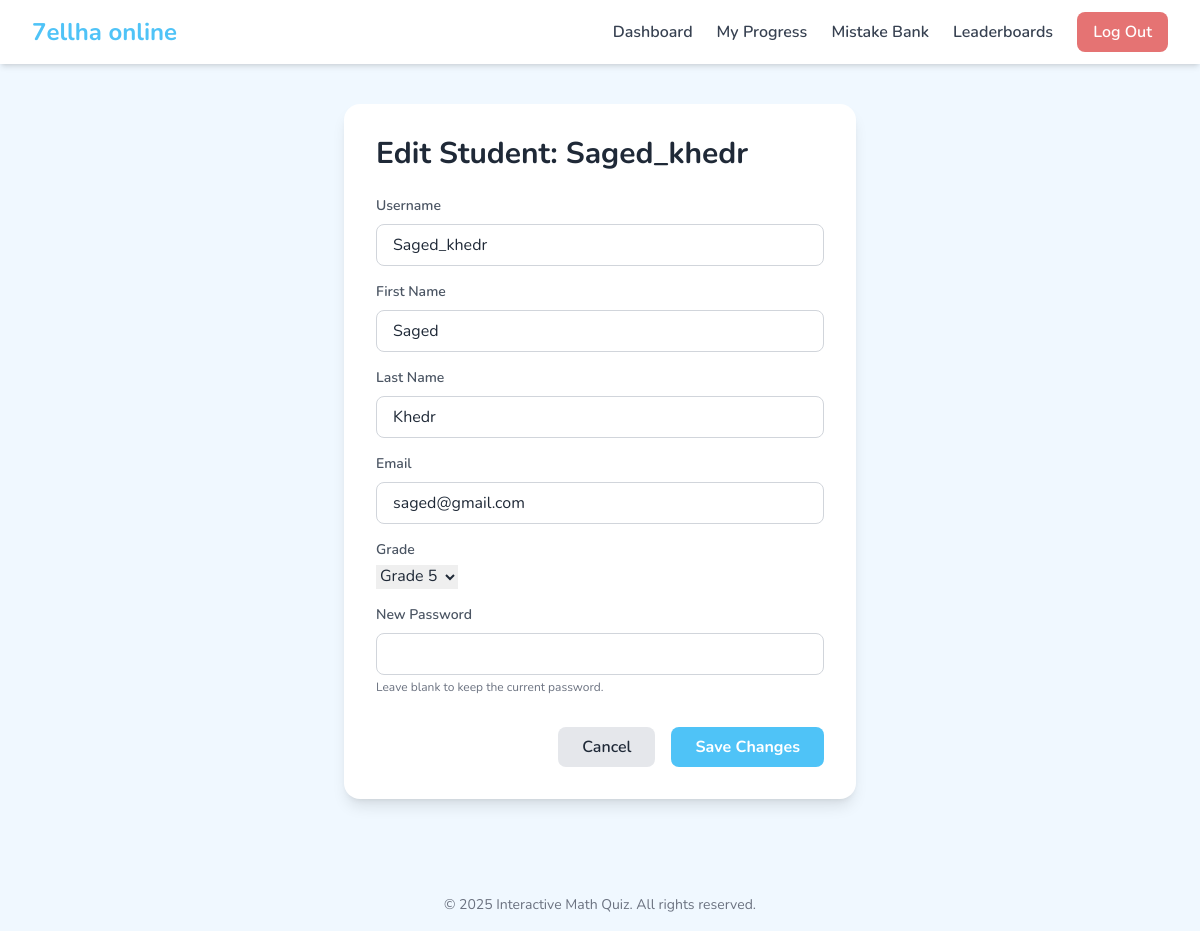
/management/students/14/edit/ (signed in), run on the app's committed database.
### apps/users/models.py (models this page shows, shortened)
class User(AbstractUser):
    class UserType(models.TextChoices):
        STUDENT = 'STUDENT', _('Student')
        ADMIN = 'ADMIN', _('Admin')
    user_type = models.CharField(
        _('User Type'),
        max_length=10,
        choices=UserType.choices,
        default=UserType.STUDENT
    )
    grade = models.ForeignKey(
        'academics.Grade',
        on_delete=models.SET_NULL,
        null=True,
        blank=True, # Admins won't have a grade, so this can be blank.
        related_name='students',
        verbose_name=_('Grade')
    )
    class Meta:
        verbose_name = _('User')
        verbose_name_plural = _('Users')

### apps/dashboard/views.py (the view)
# urls.py: path('students/<int:pk>/edit/', StudentUpdateView.as_view(), name='student_edit'),
class StudentUpdateView(AdminRequiredMixin, UpdateView):
    model = User
    form_class = AdminStudentUpdateForm
    template_name = 'dashboard/student_update_form.html'
    success_url = reverse_lazy('dashboard:user_list')
    def get_queryset(self):
        return User.objects.filter(user_type='STUDENT')

### apps/dashboard/forms.py (shortened to what this page needs)
class AdminStudentUpdateForm(forms.ModelForm):
    password = forms.CharField(widget=forms.PasswordInput, required=False, help_text="Leave blank to keep the current password.")
    class Meta:
        model = User
        fields = ['username', 'first_name', 'last_name', 'email', 'grade']

### apps/academics/models.py (called while the page is built)
    def __str__(self):
        return self.name

### apps/dashboard/views.py (called while the page is built)
def is_admin(user):
    return user.is_authenticated and user.user_type == 'ADMIN'

    def test_func(self):
        return is_admin(self.request.user)

### apps/core/templates/dashboard/student_update_form.html (shortened to what this page needs)
{% extends "base.html" %}
{% block content %}
<div class="max-w-lg mx-auto bg-white rounded-2xl shadow-lg p-8">
    <h1 class="text-3xl font-bold text-gray-800 mb-6">Edit Student: {{ form.instance.username }}</h1>
    <form method="post" novalidate>
        <div class="space-y-4">
            <div>
                <label for="id_username" class="text-sm font-semibold text-gray-600 block mb-1">Username</label>
                <input type="text" name="username" id="id_username" value="{{ form.username.value|default_if_none:'' }}" class="w-full px-4 py-2 mt-1 border border-gray-300 rounded-lg" required>
            </div>
            <div>
                <label for="id_first_name" class="text-sm font-semibold text-gray-600 block mb-1">First Name</label>
                <input type="text" name="first_name" id="id_first_name" value="{{ form.first_name.value|default_if_none:'' }}" class="w-full px-4 py-2 mt-1 border border-gray-300 rounded-lg">
            </div>
            <div>
                <label for="id_last_name" class="text-sm font-semibold text-gray-600 block mb-1">Last Name</label>
                <input type="text" name="last_name" id="id_last_name" value="{{ form.last_name.value|default_if_none:'' }}" class="w-full px-4 py-2 mt-1 border border-gray-300 rounded-lg">
            </div>
            <div>
                <label for="id_email" class="text-sm font-semibold text-gray-600 block mb-1">Email</label>
                <input type="email" name="email" id="id_email" value="{{ form.email.value|default_if_none:'' }}" class="w-full px-4 py-2 mt-1 border border-gray-300 rounded-lg">
            </div>
            <div>
                <label for="id_grade" class="text-sm font-semibold text-gray-600 block mb-1">Grade</label>
                {{ form.grade }}
            </div>
            <div>
                <label for="id_password" class="text-sm font-semibold text-gray-600 block mb-1">New Password</label>
                <input type="password" name="password" id="id_password" class="w-full px-4 py-2 mt-1 border border-gray-300 rounded-lg">
                {% if form.password.help_text %}<p class="text-xs text-gray-500 mt-1">{{ form.password.help_text }}</p>{% endif %}
            </div>
        </div>
        <div class="mt-8 flex justify-end space-x-4">
            <a href="{% url 'dashboard:user_list' %}" class="px-6 py-2 bg-gray-200 text-gray-800 font-semibold rounded-lg">Cancel</a>
            <button type="submit" class="px-6 py-2 bg-brand-light-blue text-white font-bold rounded-lg">Save Changes</button>
        </div>
    </form>
</div>
{% endblock %}

### apps/core/templates/base.html (style rules this page uses)
body { font-family: 'Nunito', sans-serif; background-color: #f0f8ff; }
.bg-brand-light-blue { background-color: #4fc3f7; }

### data on the page
User: instance.username "Saged_khedr", username "Saged_khedr", first_name "Saged", last_name "Khedr", email "saged@gmail.com", grade "Grade 5"
